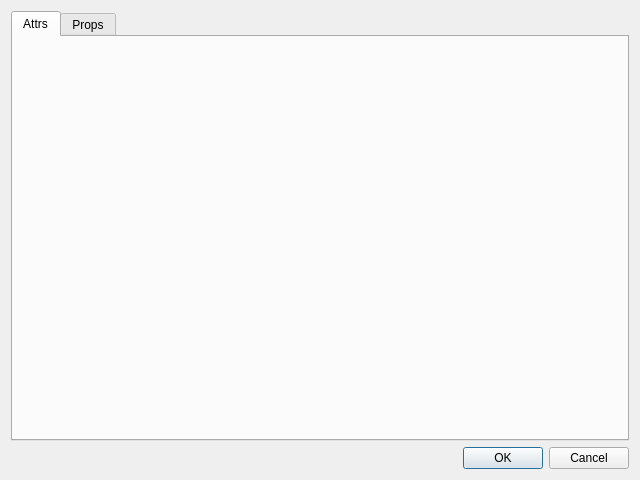
<?xml version="1.0" encoding="UTF-8"?>
<ui version="4.0">
 <class>PropertiesDialog</class>
 <widget class="QDialog" name="PropertiesDialog">
  <property name="geometry">
   <rect>
    <x>0</x>
    <y>0</y>
    <width>640</width>
    <height>480</height>
   </rect>
  </property>
  <property name="windowTitle">
   <string>Dialog</string>
  </property>
  <layout class="QGridLayout" name="gridLayout_3">
   <item row="0" column="0">
    <widget class="QTabWidget" name="tabWidget">
     <property name="currentIndex">
      <number>0</number>
     </property>
     <widget class="QWidget" name="tabAttrs">
      <attribute name="title">
       <string>Attrs</string>
      </attribute>
      <layout class="QGridLayout" name="gridLayout_2">
       <item row="0" column="0">
        <widget class="taste3::aadl::PropertiesView" name="viewAttrs" native="true"/>
       </item>
      </layout>
     </widget>
     <widget class="QWidget" name="tabProps">
      <attribute name="title">
       <string>Props</string>
      </attribute>
      <layout class="QGridLayout" name="gridLayout">
       <item row="0" column="0">
        <widget class="taste3::aadl::PropertiesView" name="viewProps" native="true"/>
       </item>
      </layout>
     </widget>
    </widget>
   </item>
   <item row="1" column="0">
    <widget class="QDialogButtonBox" name="buttonBox">
     <property name="standardButtons">
      <set>QDialogButtonBox::Cancel|QDialogButtonBox::Ok</set>
     </property>
    </widget>
   </item>
  </layout>
 </widget>
 <customwidgets>
  <customwidget>
   <class>taste3::aadl::PropertiesView</class>
   <extends>QWidget</extends>
   <header>tab_interface/properties/propertiesview.h</header>
   <container>1</container>
  </customwidget>
 </customwidgets>
 <resources/>
 <connections/>
</ui>
